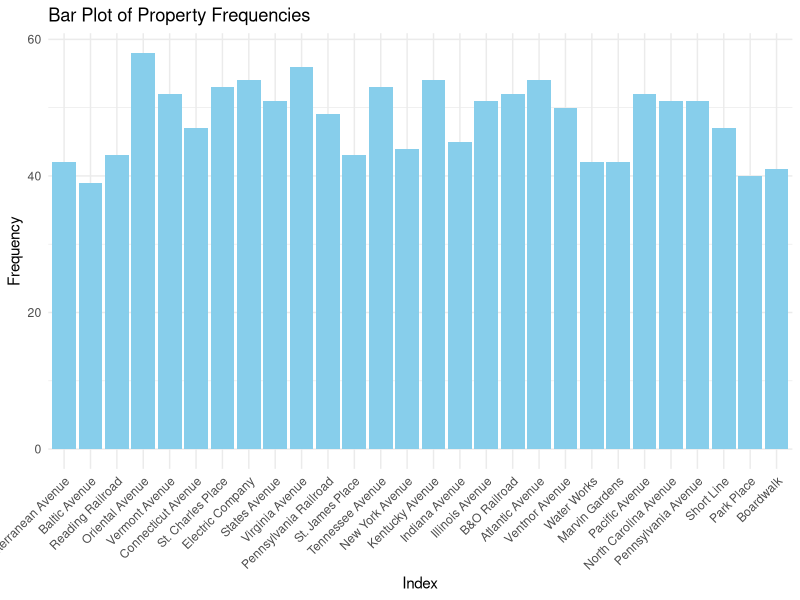
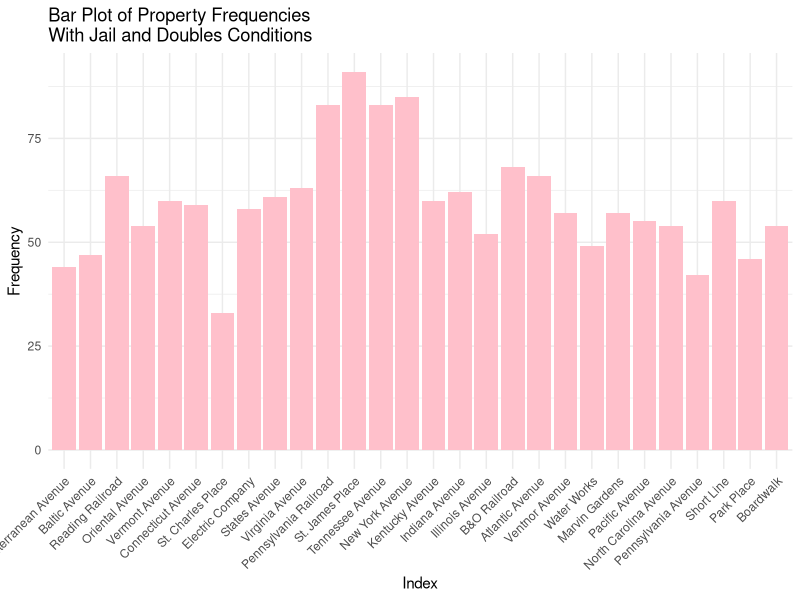
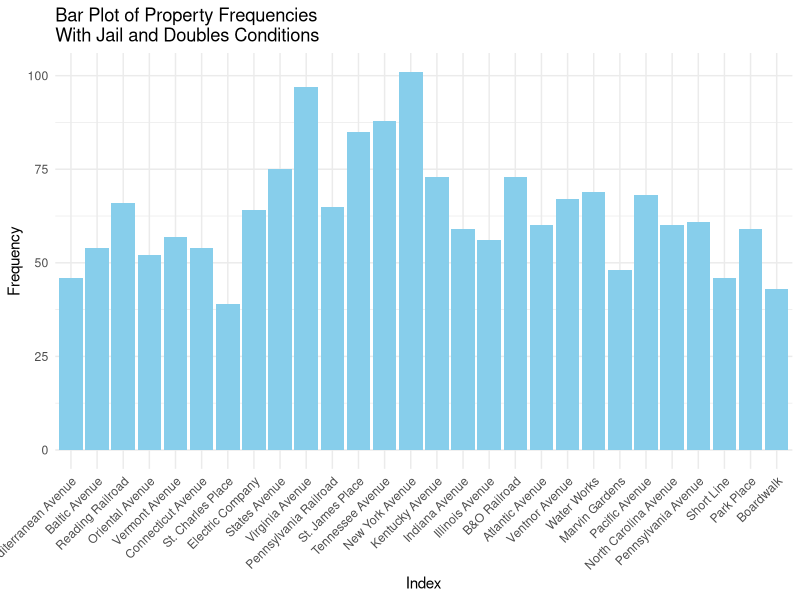

These charts were generated, in order, by the following R code:
## ---- chunk 1
knitr::opts_chunk$set(echo = TRUE)
## ---- chunk 2
# Word docx in repository
## ---- chunk 3
dice_1 <- function() {
  sample(1:6, 1)
}

dice_2 <- function() {
  sample(1:6, 1)
}

property_sum_10games <- c(0, 0, 0, 0, 0, 0, 0, 0, 0, 0, 0, 0, 0, 0, 0, 0, 0, 0, 0, 0, 0, 0, 0, 0, 0, 0, 0, 0)

for (game in 1:10) {
  game_board <- c(0, 0, 0, 0, 0, 0, 0, 0, 0, 0, 0, 0, 0, 0, 0, 0, 0, 0, 0, 0, 0, 0, 0, 0, 0, 0, 0, 0, 0, 0, 0, 0, 0, 0, 0, 0, 0, 0, 0, 0)

  players <- list(
    player1 <- 0,
    player2 <- 0,
    player3 <- 0,
    player4 <- 0
  )

  for (i in 1:50) {
    for (j in 1:4) {
      dice_total <- dice_1() + dice_2()
      players[[j]] <- (players[[j]] + dice_total) %% 41
      game_board[players[[j]]] <- game_board[players[[j]]] + 1
    }
  }

  properties <- game_board[c(2, 4, 6, 7, 9, 10, 12, 13, 14, 15, 16, 17, 19, 20, 22, 24, 25, 26, 27, 28, 29, 30, 32, 33, 35, 36, 38, 40)]
  
  property_sum_10games <- property_sum_10games + properties
}  

names(property_sum_10games) <- c("Mediterranean Avenue", "Baltic Avenue", "Reading Railroad", "Oriental Avenue", "Vermont Avenue", "Connecticut Avenue", "St. Charles Place", "Electric Company", "States Avenue", "Virginia Avenue", "Pennsylvania Railroad", "St. James Place", "Tennessee Avenue", "New York Avenue", "Kentucky Avenue", "Indiana Avenue", "Illinois Avenue", "B&O Railroad", "Atlantic Avenue", "Ventnor Avenue", "Water Works", "Marvin Gardens", "Pacific Avenue", "North Carolina Avenue", "Pennsylvania Avenue", "Short Line", "Park Place", "Boardwalk")

library(ggplot2)

prop_freq1 <- data.frame(
  property = factor(names(property_sum_10games), levels = names(property_sum_10games)),
  frequency = property_sum_10games
)

ggplot(prop_freq1, aes(x = property, y = frequency)) +
  geom_bar(stat = "identity", fill = "skyblue") +
  labs(x = "Index", y = "Frequency", title = "Bar Plot of Property Frequencies") +
  theme_minimal() +
  theme(axis.text.x = element_text(angle = 45, hjust = 1))
## ---- chunk 4
property_sum_10games_jail <- c(0, 0, 0, 0, 0, 0, 0, 0, 0, 0, 0, 0, 0, 0, 0, 0, 0, 0, 0, 0, 0, 0, 0, 0, 0, 0, 0, 0)

for (game in 1:10) {
  game_board <- c(0, 0, 0, 0, 0, 0, 0, 0, 0, 0, 0, 0, 0, 0, 0, 0, 0, 0, 0, 0, 0, 0, 0, 0, 0, 0, 0, 0, 0, 0, 0, 0, 0, 0, 0, 0, 0, 0, 0, 0)

  players <- list( # Store players as a list of data frames with their information
    player1 <- data.frame(
      location = 0, # Location on the board (integer)
      double_rolls = 0, # Number of times doubles have been rolled consecutively (integer)
      jail = FALSE, # Is the player in jail? (boolean)
      jail_rolls = 0), # Number of times a player has rolled while in jail (integer)
    player2 <- data.frame(
      location = 0,
      double_rolls = 0,
      jail = FALSE,
      jail_rolls = 0),
    player3 <- data.frame(
      location = 0,
      double_rolls = 0,
      jail = FALSE,
      jail_rolls = 0),
    player4 <- data.frame(
      location = 0,
      double_rolls = 0,
      jail = FALSE,
      jail_rolls = 0)
  )

  for (i in 1:50) { # Each player has 50 turns
    for (j in 1:4) { # Players take turns in order
      if (players[[j]]$jail == TRUE) { # If the player is in jail...
        d1 = dice_1()
        d2 = dice_2()
        jail_rolls <- jail_rolls + 1
        
        if (d1 == d2 || players[[j]]$jail_rolls == 3) { # If the player rolls doubles or has been in jail for 3 turns, then they get out
          jail = FALSE
          players[[j]]$jail_rolls <- 0
          dice_total <- dice_1() + dice_2()
          players[[j]]$location <- (players[[j]]$location + dice_total) %% 41
          game_board[players[[j]]$location] <- game_board[players[[j]]$location] + 1
        }
        
      } else { # If the player is not in jail...
        d1 = dice_1()
        d2 = dice_2()
        dice_total <- dice_1() + dice_2()
        players[[j]]$location <- (players[[j]]$location + dice_total) %% 41
        game_board[players[[j]]$location] <- game_board[players[[j]]$location] + 1
        
        if (players[[j]]$location == 31) { # Player landed on "Go to jail"
          players[[j]]$location <- 11
          jail = TRUE
        } else if (d1 == d2) { # Player rolled doubles on their first roll
          players[[j]]$double_rolls = players[[j]]$double_rolls + 1
        }
        
        while (players[[j]]$double_rolls > 0 & players[[j]]$double_rolls < 3) { # Player rolls again if they got doubles
          d1 = dice_1()
          d2 = dice_2()
          dice_total <- dice_1() + dice_2()
          players[[j]]$location <- (players[[j]]$location + dice_total) %% 41
          game_board[players[[j]]$location] <- game_board[players[[j]]$location] + 1
          
          if (d1 == d2) { # Increment the player's number of consecutive doubles rolls
            players[[j]]$double_rolls = players[[j]]$double_rolls + 1
          }
        }
        
        if (players[[j]]$double_rolls == 3) { # If player rolls double 3 times in a row, then they go to jail
          players[[j]]$location <- 11
          jail = TRUE
        }
      }
    }  
  }    

  properties <- game_board[c(2, 4, 6, 7, 9, 10, 12, 13, 14, 15, 16, 17, 19, 20, 22, 24, 25, 26, 27, 28, 29, 30, 32, 33, 35, 36, 38, 40)]
  
  property_sum_10games_jail <- property_sum_10games_jail + properties
}  

names(property_sum_10games_jail) <- c("Mediterranean Avenue", "Baltic Avenue", "Reading Railroad", "Oriental Avenue", "Vermont Avenue", "Connecticut Avenue", "St. Charles Place", "Electric Company", "States Avenue", "Virginia Avenue", "Pennsylvania Railroad", "St. James Place", "Tennessee Avenue", "New York Avenue", "Kentucky Avenue", "Indiana Avenue", "Illinois Avenue", "B&O Railroad", "Atlantic Avenue", "Ventnor Avenue", "Water Works", "Marvin Gardens", "Pacific Avenue", "North Carolina Avenue", "Pennsylvania Avenue", "Short Line", "Park Place", "Boardwalk")

library(ggplot2)

prop_freq2 <- data.frame(
  property = factor(names(property_sum_10games_jail), levels = names(property_sum_10games_jail)),
  frequency = property_sum_10games_jail
)

ggplot(prop_freq2, aes(x = property, y = frequency)) +
  geom_bar(stat = "identity", fill = "pink") +
  labs(x = "Index", y = "Frequency", title = "Bar Plot of Property Frequencies\nWith Jail and Doubles Conditions") +
  theme_minimal() +
  theme(axis.text.x = element_text(angle = 45, hjust = 1))
## ---- chunk 5
# Chance (Movement Cards):
  # Advance to Boardwalk
  # Advance to Go (Collect $200)
  # Advance to Illinois Avenue. If you pass Go, collect $200.
  # Advance to St. Charles Place. If you pass Go, collect $200.
  # Advance to the nearest Railroad. If unowned, you may buy it from the Bank. If owned, pay owner twice the rental to which they are otherwise entitled.
  # Advance to the nearest Railroad. If unowned, you may buy it from the Bank. If owned, pay owner twice the rental to which they are otherwise entitled.
  # Advance token to nearest Utility. If unowned, you may buy it from the Bank. If owned, throw dice and pay owner a total ten times amount thrown.
  # Go Back 3 Spaces.
  # Go to Jail. Go directly to Jail, do not pass Go, do not collect $200.
  # Take a trip to Reading Railroad. If you pass Go, collect $200.

# Chance (Non-Movement Cards):
  # Bank pays you dividend of $50.
  # Get Out of Jail Free.
  # Make general repairs on all your property. For each house pay $25. For each hotel pay $100.
  # Speeding fine $15.
  # You have been elected Chairman of the Board. Pay each player $50.
  # Your building loan matures. Collect $150

# Chance function
chance <- function() {
  card <- sample(1:16, 1)
  if (card == 1) {
    players[[j]]$location <- 40 # Advance to Boardwalk
  } else if (card == 2) {
    players[[j]]$location <- 1 # Advance to Go
  } else if (card == 3) {
    players[[j]]$location <- 25 # Advance to Illinois Ave
  } else if (card == 4) {
    players[[j]]$location <- 12 # Advance to St. Charles Place
  } else if (card == 5 || card == 6) { # Advance to the nearest railroad
    if (players[[j]]$location == 37) {
      players[[j]]$location <- 6 # Advance to Reading Railroad
    } else if (players[[j]]$location == 8) {
      players[[j]]$location <- 16 # Advance to Pennsylvania Railroad
    } else if (players[[j]]$location == 23) {
      players[[j]]$location <- 26 # Advance to B&O Railroad
    } 
  } else if (card == 7) { # Advance to the nearest utility
    if (players[[j]]$location == 8 || players[[j]]$location == 37) {
      players[[j]]$location <- 13 # Advance to Electric Company
    } else if (players[[j]]$location == 23) {
      players[[j]]$location <- 29 # Advance to Water Works
    }
  } else if (card == 10) {
    players[[j]]$location <- players[[j]]$location - 3 # Move backwards 3 places
  } else if (card == 11) {
    players[[j]]$location <- 11 # Go to jail
    players[[j]]$jail == TRUE
  } else if (card == 14) {
    players[[j]]$location <- 6 # Advance to Reading Railroad
  } 
}

# Simulation with the chance function and jail conditions
property_sum_10games_chance <- c(0, 0, 0, 0, 0, 0, 0, 0, 0, 0, 0, 0, 0, 0, 0, 0, 0, 0, 0, 0, 0, 0, 0, 0, 0, 0, 0, 0)

for (game in 1:10) {
  game_board <- c(0, 0, 0, 0, 0, 0, 0, 0, 0, 0, 0, 0, 0, 0, 0, 0, 0, 0, 0, 0, 0, 0, 0, 0, 0, 0, 0, 0, 0, 0, 0, 0, 0, 0, 0, 0, 0, 0, 0, 0)

  players <- list(
    player1 <- data.frame(
      location = 0,
      double_rolls = 0,
      jail = FALSE,
      jail_rolls = 0),
    player2 <- data.frame(
      location = 0,
      double_rolls = 0,
      jail = FALSE,
      jail_rolls = 0),
    player3 <- data.frame(
      location = 0,
      double_rolls = 0,
      jail = FALSE,
      jail_rolls = 0),
    player4 <- data.frame(
      location = 0,
      double_rolls = 0,
      jail = FALSE,
      jail_rolls = 0)
  )

  for (i in 1:50) {
    for (j in 1:4) {
      if (players[[j]]$jail == TRUE) {
        d1 = dice_1()
        d2 = dice_2()
        jail_rolls <- jail_rolls + 1
        
        if (d1 == d2 || players[[j]]$jail_rolls == 3) {
          jail = FALSE
          players[[j]]$jail_rolls <- 0
          dice_total <- dice_1() + dice_2()
          players[[j]]$location <- (players[[j]]$location + dice_total) %% 41
          if (players[[j]]$location == 8 || players[[j]]$location == 23 || players[[j]]$location == 37) {
            game_board[players[[j]]$location] <- game_board[players[[j]]$location] + 1
            chance()
          }
          game_board[players[[j]]$location] <- game_board[players[[j]]$location] + 1
        }
        
      } else {
        d1 = dice_1()
        d2 = dice_2()
        dice_total <- dice_1() + dice_2()
        players[[j]]$location <- (players[[j]]$location + dice_total) %% 41
        if (players[[j]]$location == 8 || players[[j]]$location == 23 || players[[j]]$location == 37) {
            game_board[players[[j]]$location] <- game_board[players[[j]]$location] + 1
            chance()
          }
        game_board[players[[j]]$location] <- game_board[players[[j]]$location] + 1
        
        if (players[[j]]$location == 31) {
          players[[j]]$location <- 11
          jail = TRUE
        } else if (d1 == d2) {
          players[[j]]$double_rolls = players[[j]]$double_rolls + 1
        }
        
        while (players[[j]]$double_rolls > 0 & players[[j]]$double_rolls < 3) {
          d1 = dice_1()
          d2 = dice_2()
          dice_total <- dice_1() + dice_2()
          players[[j]]$location <- (players[[j]]$location + dice_total) %% 41
          if (players[[j]]$location == 8 || players[[j]]$location == 23 || players[[j]]$location == 37) {
            game_board[players[[j]]$location] <- game_board[players[[j]]$location] + 1
            chance()
          }
          game_board[players[[j]]$location] <- game_board[players[[j]]$location] + 1
          
          if (d1 == d2) {
            players[[j]]$double_rolls = players[[j]]$double_rolls + 1
          }
        }
        
        if (players[[j]]$double_rolls == 3) {
          players[[j]]$location <- 11
          jail = TRUE
        }
      }
    }  
  }    

  properties <- game_board[c(2, 4, 6, 7, 9, 10, 12, 13, 14, 15, 16, 17, 19, 20, 22, 24, 25, 26, 27, 28, 29, 30, 32, 33, 35, 36, 38, 40)]
  
  property_sum_10games_chance <- property_sum_10games_chance + properties
}  

names(property_sum_10games_chance) <- c("Mediterranean Avenue", "Baltic Avenue", "Reading Railroad", "Oriental Avenue", "Vermont Avenue", "Connecticut Avenue", "St. Charles Place", "Electric Company", "States Avenue", "Virginia Avenue", "Pennsylvania Railroad", "St. James Place", "Tennessee Avenue", "New York Avenue", "Kentucky Avenue", "Indiana Avenue", "Illinois Avenue", "B&O Railroad", "Atlantic Avenue", "Ventnor Avenue", "Water Works", "Marvin Gardens", "Pacific Avenue", "North Carolina Avenue", "Pennsylvania Avenue", "Short Line", "Park Place", "Boardwalk")

# Plot
library(ggplot2)

prop_freq2 <- data.frame(
  property = factor(names(property_sum_10games_chance), levels = names(property_sum_10games_chance)),
  frequency = property_sum_10games_chance
)

ggplot(prop_freq2, aes(x = property, y = frequency)) +
  geom_bar(stat = "identity", fill = "skyblue") +
  labs(x = "Index", y = "Frequency", title = "Bar Plot of Property Frequencies\nWith Jail and Doubles Conditions") +
  theme_minimal() +
  theme(axis.text.x = element_text(angle = 45, hjust = 1))
## ---- chunk 6
# Community Chest Cards:
  # Advance to Go (Collect $200)
  # Bank error in your favor. Collect $200
  # Doctor’s fee. Pay $50
  # From sale of stock you get $50
  # Get Out of Jail Free
  # Go to Jail. Go directly to jail, do not pass Go, do not collect $200
  # Holiday fund matures. Receive $100
  # Income tax refund. Collect $20
  # It is your birthday. Collect $10 from every player
  # Life insurance matures. Collect $100
  # Pay hospital fees of $100
  # Pay school fees of $50
  # Receive $25 consultancy fee
  # You are assessed for street repair. $40 per house. $115 per hotel
  # You have won second prize in a beauty contest. Collect $10
  # You inherit $100
